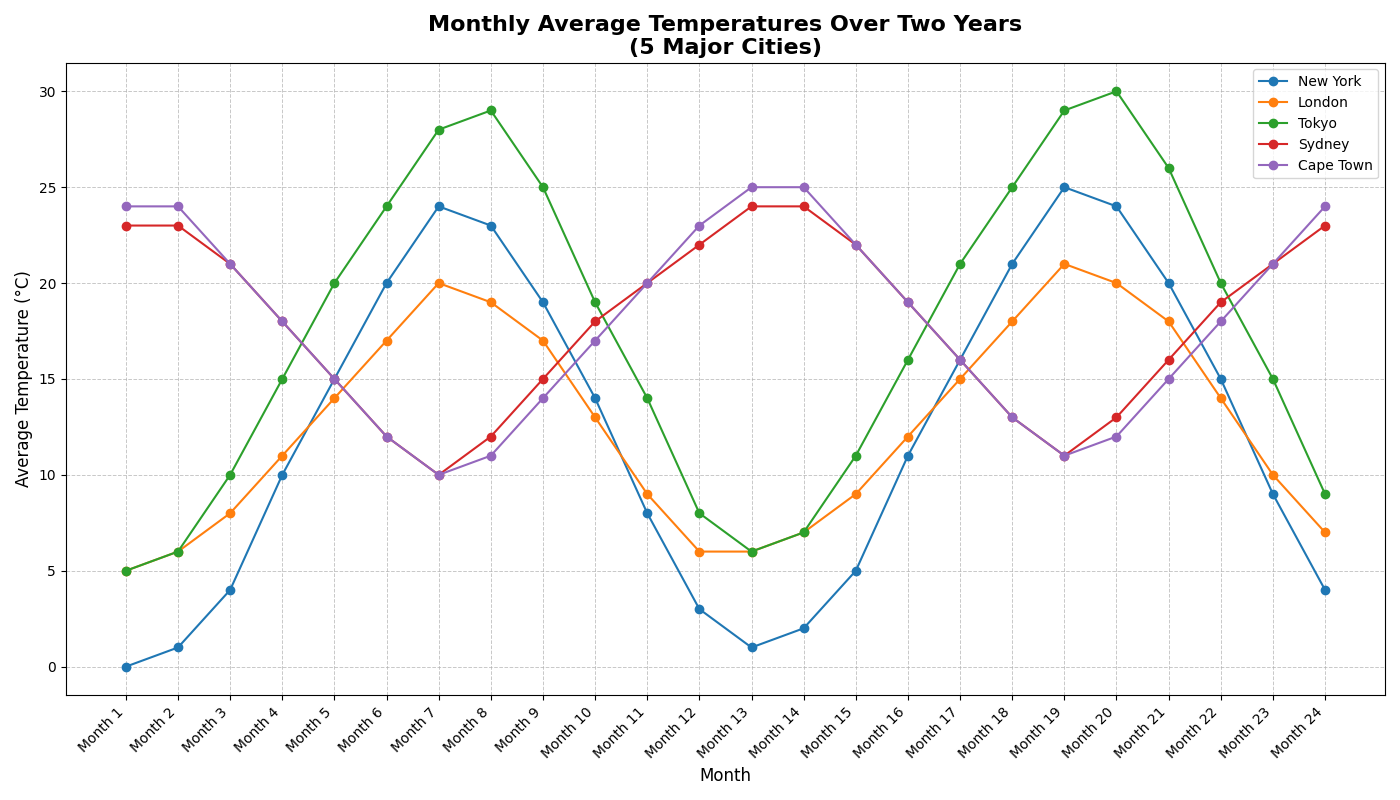

Source code (Python):
import matplotlib.pyplot as plt
import numpy as np

# Backstory: We are tracking the monthly average temperatures of five major cities over two years (24 months)
# Cities: New York, London, Tokyo, Sydney, Cape Town

months = np.arange(1, 25)
cities = ['New York', 'London', 'Tokyo', 'Sydney', 'Cape Town']

# Hypothetical average monthly temperatures (in Celsius) for two years
new_york = [0, 1, 4, 10, 15, 20, 24, 23, 19, 14, 8, 3,
            1, 2, 5, 11, 16, 21, 25, 24, 20, 15, 9, 4]
london = [5, 6, 8, 11, 14, 17, 20, 19, 17, 13, 9, 6,
          6, 7, 9, 12, 15, 18, 21, 20, 18, 14, 10, 7]
tokyo = [5, 6, 10, 15, 20, 24, 28, 29, 25, 19, 14, 8,
         6, 7, 11, 16, 21, 25, 29, 30, 26, 20, 15, 9]
sydney = [23, 23, 21, 18, 15, 12, 10, 12, 15, 18, 20, 22,
          24, 24, 22, 19, 16, 13, 11, 13, 16, 19, 21, 23]
cape_town = [24, 24, 21, 18, 15, 12, 10, 11, 14, 17, 20, 23,
             25, 25, 22, 19, 16, 13, 11, 12, 15, 18, 21, 24]

data = [new_york, london, tokyo, sydney, cape_town]

# Plot configuration
fig, ax = plt.subplots(figsize=(14, 8))

# Plotting data for each city
for temperatures, city in zip(data, cities):
    ax.plot(months, temperatures, marker='o', label=city)

# Customizing the appearance
ax.set_title('Monthly Average Temperatures Over Two Years\n(5 Major Cities)', fontsize=16, fontweight='bold')
ax.set_xlabel('Month', fontsize=12)
ax.set_ylabel('Average Temperature (°C)', fontsize=12)

# Setting x-ticks to show each month
ax.set_xticks(months)
ax.set_xticklabels([f'Month {i}' for i in months], rotation=45, ha='right')

# Adding grid, legend, and layout adjustments
ax.grid(True, linestyle='--', linewidth=0.7, alpha=0.7)
ax.legend(loc='upper right', fontsize=10)
plt.tight_layout()

# Show the plot
plt.show()
